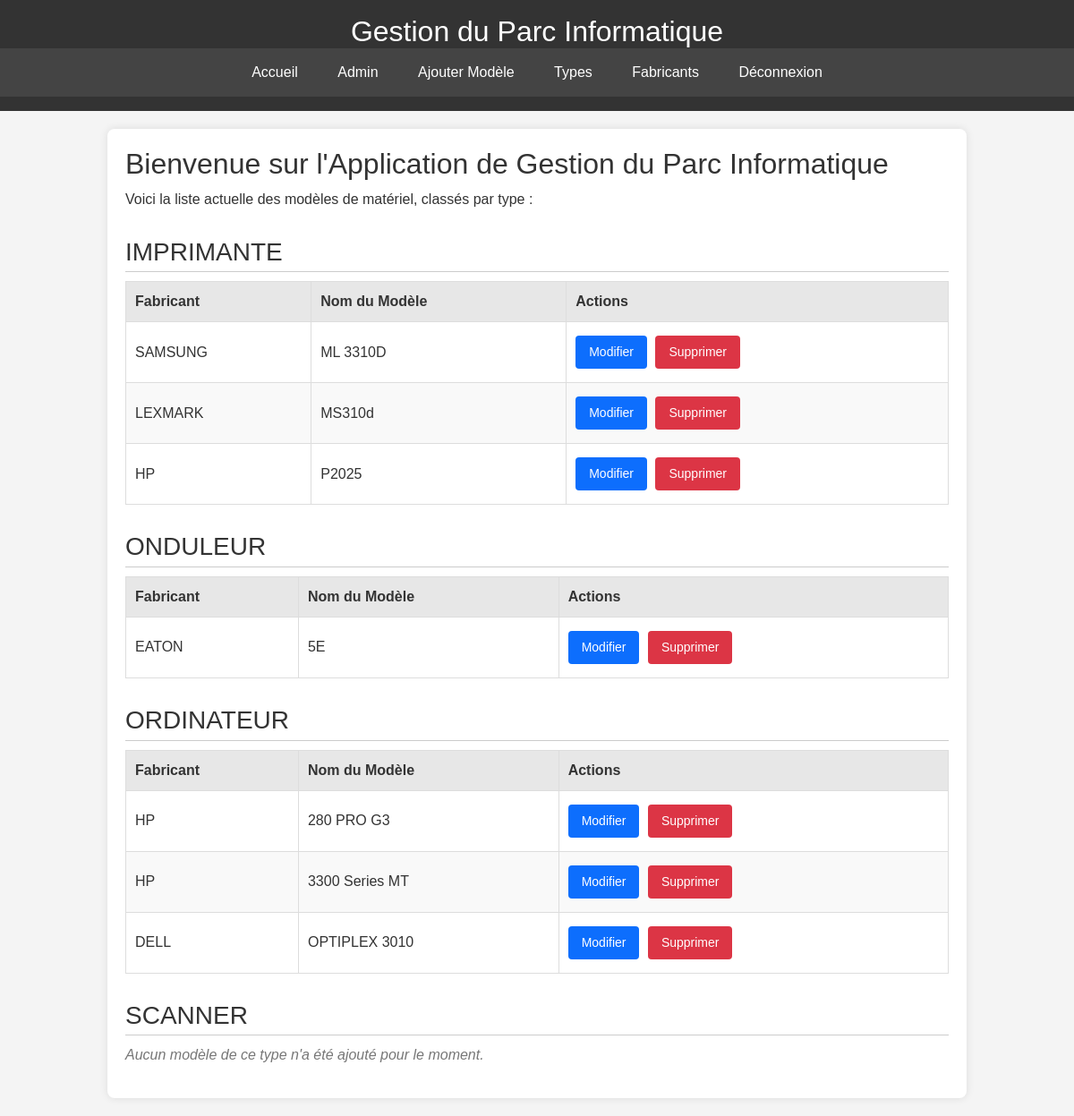
The page / (signed in) on the database its author committed.
### Gestion Materials/models.py (models this page shows, shortened)
class Type(db.Model):
    __tablename__ = 'type'
    id = db.Column(db.Integer, primary_key=True)
    nom = db.Column(db.String(80), unique=True, nullable=False)
    modeles = db.relationship('Modele', backref='type', lazy=True)

class Modele(db.Model):
    __tablename__ = 'modeles'
    id = db.Column(db.Integer, primary_key=True)
    nom = db.Column(db.String(120), nullable=False)
    fabricant_id = db.Column(db.Integer, db.ForeignKey('fabricant.id'), nullable=False)
    type_id = db.Column(db.Integer, db.ForeignKey('type.id'), nullable=False)

class Fabricant(db.Model):
    __tablename__ = 'fabricant'
    id = db.Column(db.Integer, primary_key=True)
    nom = db.Column(db.String(80), unique=True, nullable=False)
    modeles = db.relationship('Modele', backref='fabricant', lazy=True)

### Gestion Materials/app.py (the view)
@app.route('/')
def index():
    all_types = Type.query.order_by(Type.nom).all()
    all_models = Modele.query.options(db.joinedload(Modele.type), db.joinedload(Modele.fabricant)).order_by(Modele.type_id, Modele.nom).all()
    models_by_type = defaultdict(list)
    for model in all_models:
        models_by_type[model.type].append(model)
    grouped_data = []
    for type_obj in all_types:
        grouped_data.append({
            'type': type_obj,
            'models': models_by_type.get(type_obj, []) # Utiliser get pour gérer les types sans modèles
        })
    return render_template('index.html', grouped_data=grouped_data)

### Gestion Materials/templates/index.html (shortened to what this page needs)
{% extends "base.html" %}
{% block content %}
    <h2>Bienvenue sur l'Application de Gestion du Parc Informatique</h2>
    <p>Voici la liste actuelle des modèles de matériel, classés par type :</p>
    {% if grouped_data %}
        {% for item in grouped_data %}
            <h3>{{ item.type.nom }}</h3>
            {% if item.models %}
                <table>
                    <thead>
                        <tr>
                            <th>Fabricant</th>
                            <th>Nom du Modèle</th>
                            {% if session.logged_in %}
                            <th>Actions</th>
                            {% endif %}
                        </tr>
                    </thead>
                    <tbody>
                        {% for model in item.models %}
                        <tr>
                            <td>{{ model.fabricant.nom }}</td>
                            <td>{{ model.nom }}</td>
                            {% if session.logged_in %}
                            <td>
                                <a href="{{ url_for('admin_edit_modele', id=model.id) }}" class="btn btn-sm btn-primary">Modifier</a>
                                <form action="{{ url_for('admin_delete_modele', id=model.id) }}" method="POST" style="display:inline;" onsubmit="return confirm('Êtes-vous sûr de vouloir supprimer ce modèle ?');">
                                    <button type="submit" class="btn btn-sm btn-danger">Supprimer</button>
                                </form>
                            </td>
                            {% endif %}
                        </tr>
                        {% endfor %}
                    </tbody>
                </table>
            {% else %}
                <p class="no-models-for-type">Aucun modèle de ce type n'a été ajouté pour le moment.</p>
            {% endif %}
        {% endfor %}
    {% else %}
        <p class="no-models-overall">Aucun type ou modèle n'a été ajouté pour le moment.</p>
    {% endif %}
{% endblock %}

### Gestion Materials/static/style.css (style rules this page uses)
body { font-family: 'Arial', sans-serif; margin: 0; padding: 0; background-color: #f4f4f4; color: #333; }

### Gestion Materials/templates/index.html (style rules this page uses)
table { width: 100%; border-collapse: collapse; margin-top: 10px; margin-bottom: 30px; }
th, td { border: 1px solid #ddd; padding: 10px; text-align: left; }
th { background-color: #e7e7e7; }
tr:nth-child(even) { background-color: #f9f9f9; }
h3 { margin-top: 30px; margin-bottom: 5px; border-bottom: 1px solid #ccc; padding-bottom: 5px; }
.no-models-for-type { color: #777; margin-top: 10px; font-style: italic; }

### Gestion Materials/templates/base.html (style rules this page uses)
.btn { display: inline-block; padding: 8px 15px; border: none; border-radius: 4px; cursor: pointer; color: white; text-decoration: none; font-size: 14px; text-align: center; vertical-align: middle; margin: 5px 5px 5px 0; }

### rows shown on the page
Type: type.nom "IMPRIMANTE"
Modele: fabricant.nom "SAMSUNG", nom "ML 3310D"
Modele: fabricant.nom "LEXMARK", nom "MS310d"
Modele: fabricant.nom "HP", nom "P2025"
Type: type.nom "ONDULEUR"
Modele: fabricant.nom "EATON", nom "5E"
Type: type.nom "ORDINATEUR"
Modele: fabricant.nom "HP", nom "280 PRO G3"
Modele: fabricant.nom "HP", nom "3300 Series MT"
Modele: fabricant.nom "DELL", nom "OPTIPLEX 3010"
Type: type.nom "SCANNER"
